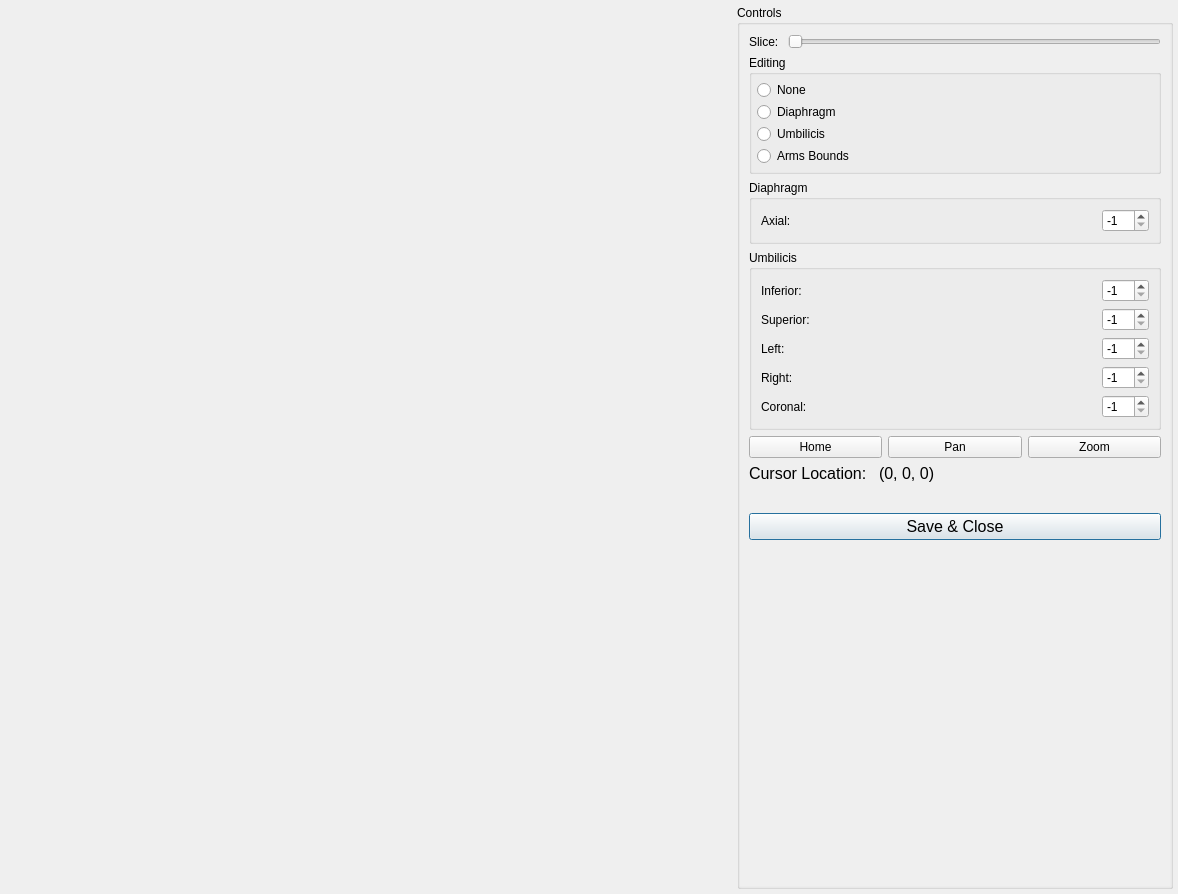
<?xml version="1.0" encoding="UTF-8"?>
<ui version="4.0">
 <class>ConfigureWindow</class>
 <widget class="QDialog" name="ConfigureWindow">
  <property name="geometry">
   <rect>
    <x>0</x>
    <y>0</y>
    <width>1178</width>
    <height>894</height>
   </rect>
  </property>
  <property name="windowTitle">
   <string>Configure Window</string>
  </property>
  <layout class="QGridLayout" name="gridLayout_7" columnstretch="5,3">
   <property name="leftMargin">
    <number>5</number>
   </property>
   <property name="topMargin">
    <number>5</number>
   </property>
   <property name="rightMargin">
    <number>5</number>
   </property>
   <property name="bottomMargin">
    <number>5</number>
   </property>
   <item row="0" column="0">
    <widget class="SliceWidget" name="sliceWidget" native="true"/>
   </item>
   <item row="0" column="1">
    <widget class="QGroupBox" name="groupBox">
     <property name="title">
      <string>Controls</string>
     </property>
     <layout class="QVBoxLayout" name="verticalLayout">
      <property name="spacing">
       <number>0</number>
      </property>
      <property name="leftMargin">
       <number>0</number>
      </property>
      <property name="topMargin">
       <number>0</number>
      </property>
      <property name="rightMargin">
       <number>0</number>
      </property>
      <property name="bottomMargin">
       <number>0</number>
      </property>
      <item>
       <widget class="QScrollArea" name="scrollArea">
        <property name="frameShape">
         <enum>QFrame::NoFrame</enum>
        </property>
        <property name="horizontalScrollBarPolicy">
         <enum>Qt::ScrollBarAlwaysOff</enum>
        </property>
        <property name="widgetResizable">
         <bool>true</bool>
        </property>
        <widget class="QWidget" name="scrollAreaWidgetContents">
         <property name="geometry">
          <rect>
           <x>0</x>
           <y>0</y>
           <width>434</width>
           <height>869</height>
          </rect>
         </property>
         <layout class="QGridLayout" name="gridLayout_2">
          <item row="1" column="1">
           <widget class="QSlider" name="sliceSlider">
            <property name="sizePolicy">
             <sizepolicy hsizetype="Minimum" vsizetype="Fixed">
              <horstretch>0</horstretch>
              <verstretch>0</verstretch>
             </sizepolicy>
            </property>
            <property name="orientation">
             <enum>Qt::Horizontal</enum>
            </property>
           </widget>
          </item>
          <item row="6" column="0" colspan="2">
           <layout class="QGridLayout" name="gridLayout_6">
            <item row="0" column="1">
             <widget class="QPushButton" name="panButton">
              <property name="focusPolicy">
               <enum>Qt::NoFocus</enum>
              </property>
              <property name="text">
               <string>Pan</string>
              </property>
             </widget>
            </item>
            <item row="0" column="0">
             <widget class="QPushButton" name="homeButton">
              <property name="focusPolicy">
               <enum>Qt::NoFocus</enum>
              </property>
              <property name="text">
               <string>Home</string>
              </property>
             </widget>
            </item>
            <item row="0" column="2">
             <widget class="QPushButton" name="zoomButton">
              <property name="focusPolicy">
               <enum>Qt::NoFocus</enum>
              </property>
              <property name="text">
               <string>Zoom</string>
              </property>
             </widget>
            </item>
           </layout>
          </item>
          <item row="11" column="1">
           <spacer name="verticalSpacer">
            <property name="orientation">
             <enum>Qt::Vertical</enum>
            </property>
            <property name="sizeHint" stdset="0">
             <size>
              <width>20</width>
              <height>40</height>
             </size>
            </property>
           </spacer>
          </item>
          <item row="8" column="0" colspan="2">
           <widget class="QLabel" name="infoLabel">
            <property name="font">
             <font>
              <pointsize>12</pointsize>
             </font>
            </property>
            <property name="text">
             <string/>
            </property>
           </widget>
          </item>
          <item row="9" column="0" colspan="2">
           <widget class="QPushButton" name="saveButton">
            <property name="font">
             <font>
              <pointsize>12</pointsize>
             </font>
            </property>
            <property name="text">
             <string>Save &amp;&amp; Close</string>
            </property>
           </widget>
          </item>
          <item row="7" column="0" colspan="2">
           <layout class="QHBoxLayout" name="horizontalLayout">
            <property name="spacing">
             <number>12</number>
            </property>
            <property name="bottomMargin">
             <number>0</number>
            </property>
            <item>
             <widget class="QLabel" name="label">
              <property name="sizePolicy">
               <sizepolicy hsizetype="Maximum" vsizetype="Preferred">
                <horstretch>0</horstretch>
                <verstretch>0</verstretch>
               </sizepolicy>
              </property>
              <property name="font">
               <font>
                <pointsize>12</pointsize>
               </font>
              </property>
              <property name="text">
               <string>Cursor Location:</string>
              </property>
             </widget>
            </item>
            <item>
             <widget class="QLabel" name="locationLabel">
              <property name="font">
               <font>
                <pointsize>12</pointsize>
               </font>
              </property>
              <property name="text">
               <string>(0, 0, 0)</string>
              </property>
              <property name="alignment">
               <set>Qt::AlignLeading|Qt::AlignLeft|Qt::AlignVCenter</set>
              </property>
             </widget>
            </item>
           </layout>
          </item>
          <item row="1" column="0">
           <widget class="QLabel" name="label_7">
            <property name="sizePolicy">
             <sizepolicy hsizetype="Maximum" vsizetype="Preferred">
              <horstretch>0</horstretch>
              <verstretch>0</verstretch>
             </sizepolicy>
            </property>
            <property name="text">
             <string>Slice: </string>
            </property>
           </widget>
          </item>
          <item row="3" column="0" colspan="2">
           <widget class="QGroupBox" name="groupBox_5">
            <property name="title">
             <string>Diaphragm</string>
            </property>
            <layout class="QGridLayout" name="gridLayout_4">
             <item row="1" column="0">
              <widget class="QLabel" name="label_8">
               <property name="text">
                <string>Axial: </string>
               </property>
              </widget>
             </item>
             <item row="1" column="1">
              <widget class="QSpinBox" name="diaphragmAxialSpinBox">
               <property name="sizePolicy">
                <sizepolicy hsizetype="Maximum" vsizetype="Fixed">
                 <horstretch>0</horstretch>
                 <verstretch>0</verstretch>
                </sizepolicy>
               </property>
               <property name="minimum">
                <number>-1</number>
               </property>
               <property name="maximum">
                <number>300</number>
               </property>
               <property name="value">
                <number>-1</number>
               </property>
              </widget>
             </item>
            </layout>
           </widget>
          </item>
          <item row="4" column="0" colspan="2">
           <widget class="QGroupBox" name="groupBox_3">
            <property name="title">
             <string>Umbilicis</string>
            </property>
            <layout class="QGridLayout" name="gridLayout_3">
             <item row="3" column="0">
              <widget class="QLabel" name="label_4">
               <property name="text">
                <string>Left: </string>
               </property>
              </widget>
             </item>
             <item row="4" column="0">
              <widget class="QLabel" name="label_5">
               <property name="text">
                <string>Right: </string>
               </property>
              </widget>
             </item>
             <item row="5" column="0">
              <widget class="QLabel" name="label_6">
               <property name="text">
                <string>Coronal: </string>
               </property>
              </widget>
             </item>
             <item row="1" column="0">
              <widget class="QLabel" name="label_2">
               <property name="text">
                <string>Inferior: </string>
               </property>
              </widget>
             </item>
             <item row="2" column="0">
              <widget class="QLabel" name="label_3">
               <property name="text">
                <string>Superior: </string>
               </property>
              </widget>
             </item>
             <item row="1" column="1">
              <widget class="QSpinBox" name="umbilicisInferiorSpinBox">
               <property name="sizePolicy">
                <sizepolicy hsizetype="Maximum" vsizetype="Fixed">
                 <horstretch>0</horstretch>
                 <verstretch>0</verstretch>
                </sizepolicy>
               </property>
               <property name="toolTipDuration">
                <number>-1</number>
               </property>
               <property name="minimum">
                <number>-1</number>
               </property>
               <property name="maximum">
                <number>300</number>
               </property>
               <property name="value">
                <number>-1</number>
               </property>
              </widget>
             </item>
             <item row="2" column="1">
              <widget class="QSpinBox" name="umbilicisSuperiorSpinBox">
               <property name="sizePolicy">
                <sizepolicy hsizetype="Maximum" vsizetype="Fixed">
                 <horstretch>0</horstretch>
                 <verstretch>0</verstretch>
                </sizepolicy>
               </property>
               <property name="minimum">
                <number>-1</number>
               </property>
               <property name="maximum">
                <number>300</number>
               </property>
               <property name="value">
                <number>-1</number>
               </property>
              </widget>
             </item>
             <item row="3" column="1">
              <widget class="QSpinBox" name="umbilicisLeftSpinBox">
               <property name="sizePolicy">
                <sizepolicy hsizetype="Maximum" vsizetype="Fixed">
                 <horstretch>0</horstretch>
                 <verstretch>0</verstretch>
                </sizepolicy>
               </property>
               <property name="minimum">
                <number>-1</number>
               </property>
               <property name="maximum">
                <number>300</number>
               </property>
               <property name="value">
                <number>-1</number>
               </property>
              </widget>
             </item>
             <item row="4" column="1">
              <widget class="QSpinBox" name="umbilicisRightSpinBox">
               <property name="sizePolicy">
                <sizepolicy hsizetype="Maximum" vsizetype="Fixed">
                 <horstretch>0</horstretch>
                 <verstretch>0</verstretch>
                </sizepolicy>
               </property>
               <property name="minimum">
                <number>-1</number>
               </property>
               <property name="maximum">
                <number>300</number>
               </property>
               <property name="value">
                <number>-1</number>
               </property>
              </widget>
             </item>
             <item row="5" column="1">
              <widget class="QSpinBox" name="umbilicisCoronalSpinBox">
               <property name="sizePolicy">
                <sizepolicy hsizetype="Maximum" vsizetype="Fixed">
                 <horstretch>0</horstretch>
                 <verstretch>0</verstretch>
                </sizepolicy>
               </property>
               <property name="minimum">
                <number>-1</number>
               </property>
               <property name="maximum">
                <number>300</number>
               </property>
               <property name="value">
                <number>-1</number>
               </property>
              </widget>
             </item>
            </layout>
           </widget>
          </item>
          <item row="2" column="0" colspan="2">
           <widget class="QGroupBox" name="groupBox_2">
            <property name="title">
             <string>Editing</string>
            </property>
            <layout class="QVBoxLayout" name="verticalLayout_2">
             <property name="spacing">
              <number>2</number>
             </property>
             <property name="leftMargin">
              <number>5</number>
             </property>
             <property name="topMargin">
              <number>5</number>
             </property>
             <property name="rightMargin">
              <number>5</number>
             </property>
             <property name="bottomMargin">
              <number>5</number>
             </property>
             <item>
              <widget class="QRadioButton" name="noneRadioButton">
               <property name="text">
                <string>None</string>
               </property>
              </widget>
             </item>
             <item>
              <widget class="QRadioButton" name="diaphragmRadioButton">
               <property name="text">
                <string>Diaphragm</string>
               </property>
              </widget>
             </item>
             <item>
              <widget class="QRadioButton" name="umbilicisRadioButton">
               <property name="text">
                <string>Umbilicis</string>
               </property>
              </widget>
             </item>
             <item>
              <widget class="QRadioButton" name="armBoundsRadioButton">
               <property name="text">
                <string>Arms Bounds</string>
               </property>
              </widget>
             </item>
            </layout>
           </widget>
          </item>
         </layout>
        </widget>
       </widget>
      </item>
     </layout>
    </widget>
   </item>
  </layout>
 </widget>
 <customwidgets>
  <customwidget>
   <class>SliceWidget</class>
   <extends>QWidget</extends>
   <header>gui/sliceWidget.h</header>
   <container>1</container>
  </customwidget>
 </customwidgets>
 <tabstops>
  <tabstop>scrollArea</tabstop>
  <tabstop>sliceSlider</tabstop>
  <tabstop>noneRadioButton</tabstop>
  <tabstop>diaphragmRadioButton</tabstop>
  <tabstop>umbilicisRadioButton</tabstop>
  <tabstop>diaphragmAxialSpinBox</tabstop>
  <tabstop>umbilicisInferiorSpinBox</tabstop>
  <tabstop>umbilicisSuperiorSpinBox</tabstop>
  <tabstop>umbilicisLeftSpinBox</tabstop>
  <tabstop>umbilicisRightSpinBox</tabstop>
  <tabstop>umbilicisCoronalSpinBox</tabstop>
  <tabstop>homeButton</tabstop>
  <tabstop>panButton</tabstop>
  <tabstop>zoomButton</tabstop>
  <tabstop>saveButton</tabstop>
 </tabstops>
 <resources/>
 <connections/>
</ui>
